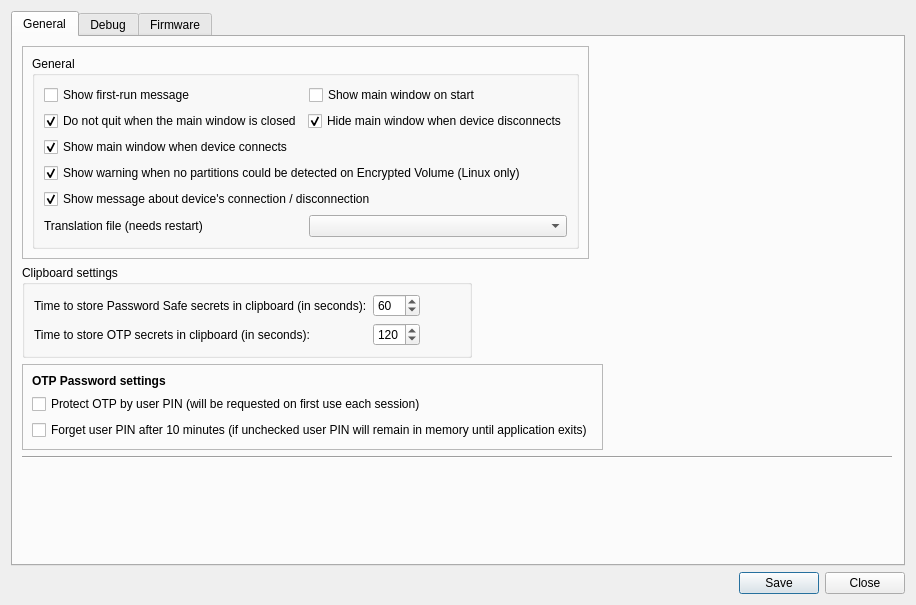
<?xml version="1.0" encoding="UTF-8"?>
<ui version="4.0">
 <class>Dialog</class>
 <widget class="QDialog" name="Dialog">
  <property name="geometry">
   <rect>
    <x>0</x>
    <y>0</y>
    <width>916</width>
    <height>605</height>
   </rect>
  </property>
  <property name="windowTitle">
   <string>Dialog</string>
  </property>
  <layout class="QGridLayout" name="gridLayout">
   <item row="1" column="0">
    <widget class="QDialogButtonBox" name="btn_writeSettings">
     <property name="orientation">
      <enum>Qt::Horizontal</enum>
     </property>
     <property name="standardButtons">
      <set>QDialogButtonBox::Close|QDialogButtonBox::Save</set>
     </property>
    </widget>
   </item>
   <item row="0" column="0">
    <widget class="QTabWidget" name="tabWidget_2">
     <property name="enabled">
      <bool>true</bool>
     </property>
     <property name="currentIndex">
      <number>0</number>
     </property>
     <widget class="QWidget" name="tab_8">
      <attribute name="title">
       <string>General</string>
      </attribute>
      <layout class="QFormLayout" name="formLayout">
       <item row="0" column="0">
        <widget class="QFrame" name="frame_9">
         <property name="frameShape">
          <enum>QFrame::StyledPanel</enum>
         </property>
         <property name="frameShadow">
          <enum>QFrame::Raised</enum>
         </property>
         <layout class="QVBoxLayout" name="verticalLayout_15">
          <item>
           <widget class="QGroupBox" name="gr_general">
            <property name="title">
             <string>General</string>
            </property>
            <layout class="QVBoxLayout" name="verticalLayout_4">
             <item>
              <layout class="QHBoxLayout" name="horizontalLayout_20">
               <item>
                <widget class="QCheckBox" name="cb_first_run_message_2">
                 <property name="text">
                  <string>Show first-run message</string>
                 </property>
                </widget>
               </item>
               <item>
                <widget class="QCheckBox" name="cb_show_window_on_start_2">
                 <property name="text">
                  <string>Show main window on start</string>
                 </property>
                </widget>
               </item>
              </layout>
             </item>
             <item>
              <layout class="QHBoxLayout" name="horizontalLayout_18">
               <item>
                <widget class="QCheckBox" name="cb_hide_main_window_on_close_2">
                 <property name="text">
                  <string>Do not quit when the main window is closed</string>
                 </property>
                 <property name="checked">
                  <bool>true</bool>
                 </property>
                </widget>
               </item>
               <item>
                <widget class="QCheckBox" name="cb_hide_main_window_on_connection_2">
                 <property name="text">
                  <string>Hide main window when device disconnects</string>
                 </property>
                 <property name="checked">
                  <bool>true</bool>
                 </property>
                </widget>
               </item>
              </layout>
             </item>
             <item>
              <widget class="QCheckBox" name="cb_show_main_window_on_connection_2">
               <property name="text">
                <string>Show main window when device connects</string>
               </property>
               <property name="checked">
                <bool>true</bool>
               </property>
              </widget>
             </item>
             <item>
              <widget class="QCheckBox" name="cb_check_symlink_2">
               <property name="text">
                <string>Show warning when no partitions could be detected on Encrypted Volume (Linux only)</string>
               </property>
               <property name="checked">
                <bool>true</bool>
               </property>
              </widget>
             </item>
             <item>
              <widget class="QCheckBox" name="cb_device_connection_message_2">
               <property name="text">
                <string>Show message about device's connection / disconnection</string>
               </property>
               <property name="checked">
                <bool>true</bool>
               </property>
              </widget>
             </item>
             <item>
              <layout class="QHBoxLayout" name="horizontalLayout_13">
               <item>
                <widget class="QLabel" name="label_29">
                 <property name="text">
                  <string>&lt;html&gt;&lt;head/&gt;&lt;body&gt;&lt;p&gt;Translation file (needs restart)&lt;/p&gt;&lt;/body&gt;&lt;/html&gt;</string>
                 </property>
                </widget>
               </item>
               <item>
                <widget class="QComboBox" name="combo_languages_2">
                 <property name="accessibleName">
                  <string>Translation file (needs restart)</string>
                 </property>
                </widget>
               </item>
              </layout>
             </item>
            </layout>
           </widget>
          </item>
         </layout>
        </widget>
       </item>
       <item row="1" column="0">
        <widget class="QGroupBox" name="groupBox_2">
         <property name="title">
          <string>Clipboard settings</string>
         </property>
         <layout class="QGridLayout" name="gridLayout_4">
          <item row="1" column="1">
           <widget class="QSpinBox" name="spin_PWS_time">
            <property name="accessibleName">
             <string>TIme to store Password Safe secrets in clipboard (in seconds):</string>
            </property>
            <property name="minimum">
             <number>10</number>
            </property>
            <property name="maximum">
             <number>600</number>
            </property>
            <property name="value">
             <number>60</number>
            </property>
           </widget>
          </item>
          <item row="3" column="1">
           <widget class="QSpinBox" name="spin_OTP_time">
            <property name="accessibleName">
             <string>Time to store OTP secrets in clipboard (in seconds):</string>
            </property>
            <property name="minimum">
             <number>10</number>
            </property>
            <property name="maximum">
             <number>600</number>
            </property>
            <property name="value">
             <number>120</number>
            </property>
           </widget>
          </item>
          <item row="1" column="2">
           <spacer name="horizontalSpacer_7">
            <property name="orientation">
             <enum>Qt::Horizontal</enum>
            </property>
            <property name="sizeHint" stdset="0">
             <size>
              <width>40</width>
              <height>20</height>
             </size>
            </property>
           </spacer>
          </item>
          <item row="3" column="0">
           <widget class="QLabel" name="label_31">
            <property name="text">
             <string>Time to store OTP secrets in clipboard (in seconds):</string>
            </property>
           </widget>
          </item>
          <item row="1" column="0">
           <widget class="QLabel" name="label_30">
            <property name="text">
             <string>Time to store Password Safe secrets in clipboard (in seconds):</string>
            </property>
           </widget>
          </item>
         </layout>
        </widget>
       </item>
       <item row="2" column="0">
        <widget class="QFrame" name="frame_4">
         <property name="autoFillBackground">
          <bool>false</bool>
         </property>
         <property name="frameShape">
          <enum>QFrame::StyledPanel</enum>
         </property>
         <property name="frameShadow">
          <enum>QFrame::Sunken</enum>
         </property>
         <layout class="QVBoxLayout" name="verticalLayout_12">
          <item>
           <widget class="QLabel" name="label_11">
            <property name="font">
             <font>
              <weight>75</weight>
              <bold>true</bold>
             </font>
            </property>
            <property name="text">
             <string>OTP Password settings</string>
            </property>
           </widget>
          </item>
          <item>
           <layout class="QVBoxLayout" name="verticalLayout_2">
            <item>
             <widget class="QCheckBox" name="enableUserPasswordCheckBox">
              <property name="text">
               <string>Protect OTP by user PIN (will be requested on first use each session)</string>
              </property>
             </widget>
            </item>
            <item>
             <widget class="QCheckBox" name="deleteUserPasswordCheckBox">
              <property name="text">
               <string>Forget user PIN after 10 minutes (if unchecked user PIN will remain in memory until application exits)</string>
              </property>
             </widget>
            </item>
           </layout>
          </item>
         </layout>
        </widget>
       </item>
       <item row="3" column="0">
        <widget class="Line" name="line_4">
         <property name="minimumSize">
          <size>
           <width>870</width>
           <height>0</height>
          </size>
         </property>
         <property name="orientation">
          <enum>Qt::Horizontal</enum>
         </property>
        </widget>
       </item>
       <item row="4" column="0">
        <layout class="QHBoxLayout" name="horizontalLayout_11"/>
       </item>
      </layout>
     </widget>
     <widget class="QWidget" name="tab_12">
      <attribute name="title">
       <string>Debug</string>
      </attribute>
      <layout class="QFormLayout" name="formLayout_2">
       <item row="0" column="0">
        <widget class="QGroupBox" name="groupBox">
         <property name="title">
          <string>Debug log settings</string>
         </property>
         <layout class="QGridLayout" name="gridLayout_3">
          <item row="1" column="1">
           <widget class="QLineEdit" name="edit_debug_file_path">
            <property name="accessibleName">
             <string>Path for debug log file:</string>
            </property>
           </widget>
          </item>
          <item row="3" column="1">
           <widget class="QSpinBox" name="spin_debug_verbosity">
            <property name="accessibleName">
             <string>Verbosity level:</string>
            </property>
            <property name="maximum">
             <number>6</number>
            </property>
            <property name="value">
             <number>2</number>
            </property>
           </widget>
          </item>
          <item row="1" column="0">
           <widget class="QLabel" name="label_10">
            <property name="text">
             <string>Path for debug log file:</string>
            </property>
            <property name="buddy">
             <cstring>edit_debug_file_path</cstring>
            </property>
           </widget>
          </item>
          <item row="3" column="0">
           <widget class="QLabel" name="label_20">
            <property name="text">
             <string>Verbosity level:</string>
            </property>
            <property name="buddy">
             <cstring>spin_debug_verbosity</cstring>
            </property>
           </widget>
          </item>
          <item row="0" column="0">
           <widget class="QCheckBox" name="cb_debug_enabled">
            <property name="accessibleName">
             <string/>
            </property>
            <property name="text">
             <string>Logging enabled</string>
            </property>
           </widget>
          </item>
          <item row="1" column="2">
           <widget class="QPushButton" name="btn_select_debug_console">
            <property name="text">
             <string>Log to console</string>
            </property>
           </widget>
          </item>
          <item row="1" column="3">
           <widget class="QPushButton" name="btn_select_debug_file_path">
            <property name="text">
             <string>Select path</string>
            </property>
           </widget>
          </item>
         </layout>
        </widget>
       </item>
       <item row="1" column="0">
        <widget class="QPushButton" name="pushButton_2">
         <property name="text">
          <string>Send Problem</string>
         </property>
        </widget>
       </item>
      </layout>
     </widget>
     <widget class="QWidget" name="tab_13">
      <attribute name="title">
       <string>Firmware</string>
      </attribute>
     </widget>
    </widget>
   </item>
  </layout>
 </widget>
 <resources/>
 <connections>
  <connection>
   <sender>btn_writeSettings</sender>
   <signal>accepted()</signal>
   <receiver>Dialog</receiver>
   <slot>accept()</slot>
   <hints>
    <hint type="sourcelabel">
     <x>248</x>
     <y>254</y>
    </hint>
    <hint type="destinationlabel">
     <x>157</x>
     <y>274</y>
    </hint>
   </hints>
  </connection>
  <connection>
   <sender>btn_writeSettings</sender>
   <signal>rejected()</signal>
   <receiver>Dialog</receiver>
   <slot>reject()</slot>
   <hints>
    <hint type="sourcelabel">
     <x>316</x>
     <y>260</y>
    </hint>
    <hint type="destinationlabel">
     <x>286</x>
     <y>274</y>
    </hint>
   </hints>
  </connection>
 </connections>
</ui>
